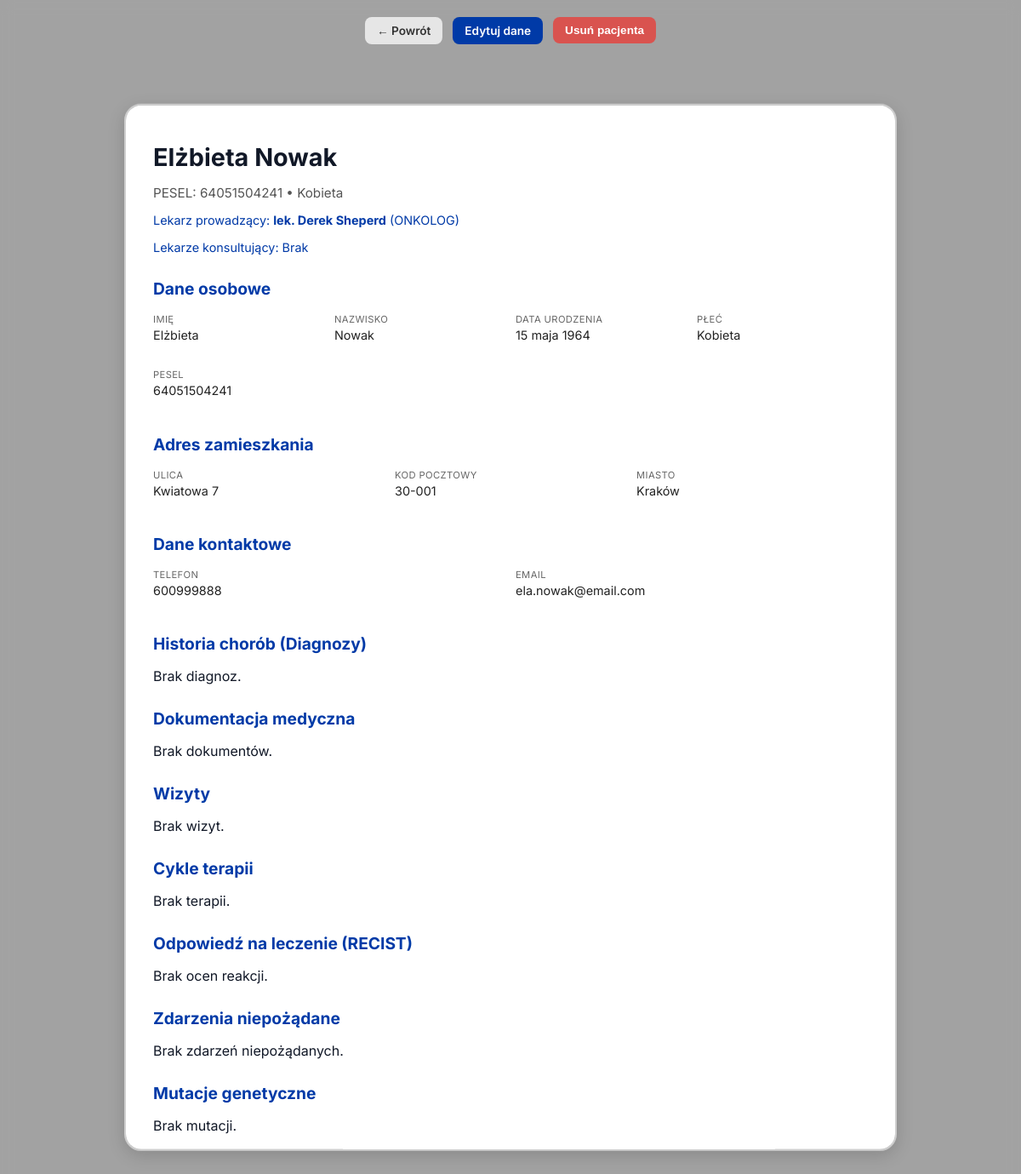
The page /patient/13/ (signed in) on the database as committed earlier.
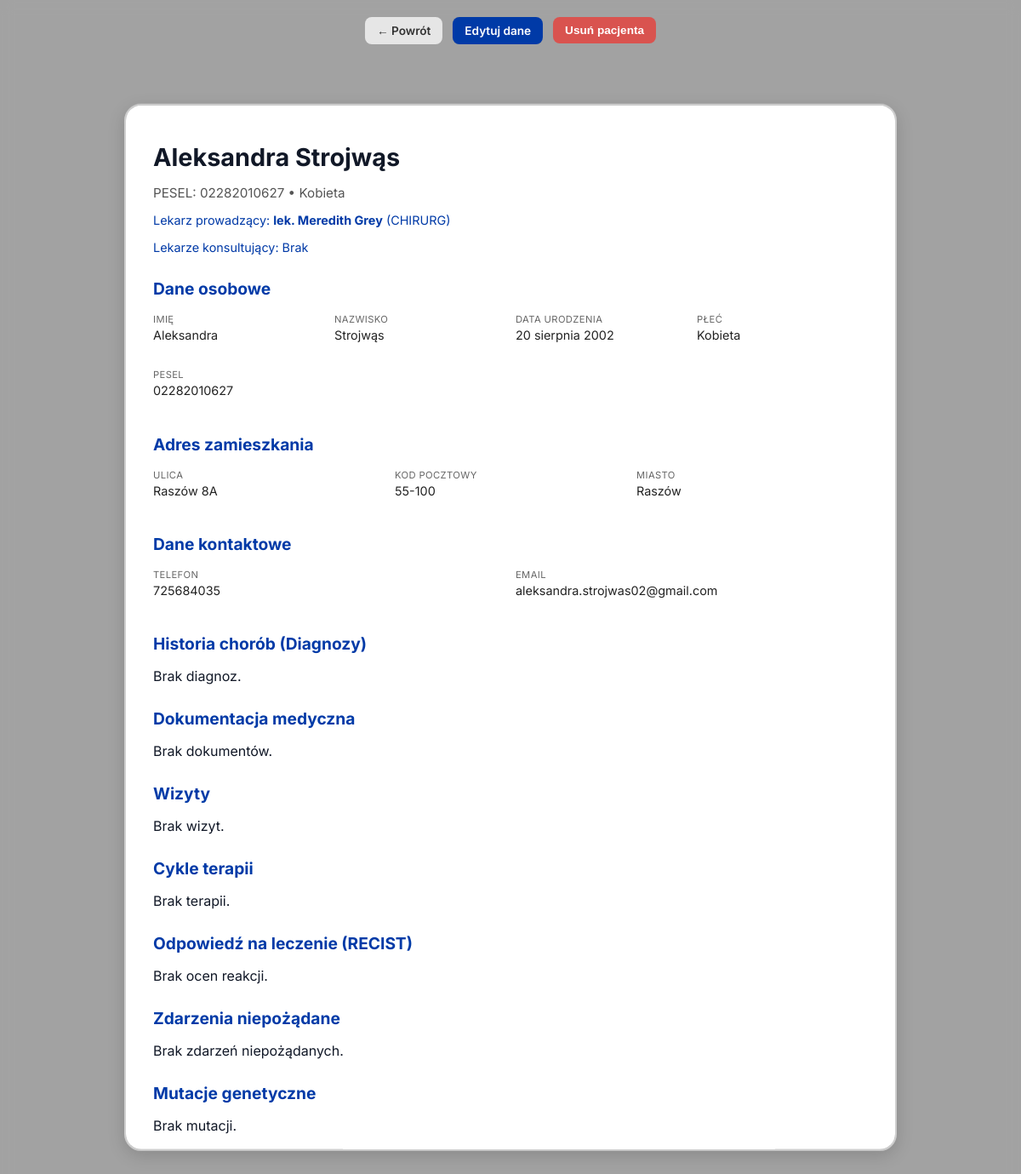
The same page on the database as committed later.
### patient/models.py (models this page shows, shortened)
class Patient(models.Model):
  class Gender(models.TextChoices):
    MALE = 'Mężczyzna','Mężczyzna'
    FEMALE = 'Kobieta','Kobieta'
    OTHER = 'Inna','Inna'
  first_name = models.CharField(max_length=100, verbose_name='Imię')
  last_name = models.CharField(max_length=100,verbose_name='Nazwisko')
  pesel = models.CharField(
    max_length = 11,
    unique = True,
    null = True,
    blank = True,
    validators=[validate_pesel],
    verbose_name = 'PESEL',
    help_text = '11-cyfrowy numer identyfikacyjny'
  )
  date_of_birth = models.DateField(verbose_name='Data urodzenia')
  gender= models.CharField(
    max_length=15,
    choices=Gender.choices,
    default=Gender.MALE,
    verbose_name='Płeć'
  )
  address_street = models.CharField(max_length=200, verbose_name='Ulica i nr domu', blank=True, null=True)
  address_zip_code = models.CharField(
    max_length=6,
    verbose_name='Kod pocztowy',
    blank=True,
    null=True,
    validators=[RegexValidator(r'^\d{2}-\d{3}$', 'Format kodu: XX-XXX')]
  )
  address_city = models.CharField(max_length=100, verbose_name='Miejscowość', blank=True, null=True)
  phone_number = models.CharField(max_length= 15, verbose_name='Numer telefonu',blank=True, null= True)
  email = models.EmailField(verbose_name= 'Email', blank= True, null= True)
  attending_doctor = models.ForeignKey(
    Doctor,
    on_delete=models.SET_NULL,
    null = True,
    blank = True,
    related_name= 'primary_patients',
    verbose_name= 'Lekarz Prowadzący',
  )
  consulting_doctors = models.ManyToManyField(
    Doctor,
    blank= True,
    related_name= 'consultation_patients',
    verbose_name= 'Lekarze konsultujący'
  )
  initial_diagnosis= models.CharField(max_length=250,verbose_name='Wstępna diagnoza (ARCHIWALNE)',blank=True, null=True)
  diagnosis_date = models.DateField(verbose_name='Data diagnozy (ARCHIWALNE)', blank = True, null= True)
  class Meta:
    verbose_name = 'Pacjent'
    verbose_name_plural = 'Pacjenci'

class Doctor(models.Model):
  class Specialization(models.TextChoices):
    ONCOLOGIST = 'ONKOLOG','Onkolog kliniczny'
    ONKOGENETICIST = 'ONKOGENETYK', 'Onkogenetyk'
    RADIOLOGIST = 'RADIOLOG', 'Radiolog'
    PATHOMORPHOLOGIST = 'PATOMORFOLOG', 'Patomorfolog'
    SURGEON = 'CHIRURG', 'Chirurg onkologiczny'
    OTHER = 'INNY', 'Inna specjalizacja'
  user = models.OneToOneField(
    User,
    on_delete=models.CASCADE,
    related_name='doctor_profile',
    null=True,
    blank=True,
    verbose_name='Konto użytkownika'
  )
  first_name = models.CharField(max_length=100,verbose_name='Imię')
  last_name = models.CharField(max_length=100,verbose_name='Nazwisko')
  pwz_number = models.CharField(
    max_length = 7,
    unique = True,
    verbose_name = 'Numer PWZ',
    help_text = '7-cyfrowy numepr prawa wykonywania zawodu'
  )
  specialization = models.CharField(
    max_length = 50,
    choices = Specialization.choices,
    default = Specialization.ONCOLOGIST,
    verbose_name='Specializacja'
  )
  email = models.EmailField(verbose_name='Email służbowy',blank=True,null = True)
  phone = models.CharField(max_length=15,verbose_name='Telefon kontaktowy',blank=True, null=True)
  class Meta:
    verbose_name = 'Lekarz'
    verbose_name_plural = 'Lekarze'

### patient/views.py (the view)
# urls.py: path('patient/<int:pk>/', views.patient_detail, name='patient_detail'),
@login_required(login_url='login')
def patient_detail(request, pk):
    patient = get_object_or_404(Patient, pk=pk)
    editing = request.GET.get("edit") == "1"
    if request.method == "POST":
        form = PatientForm(request.POST, instance=patient)
        if form.is_valid():
            form.save()
            return redirect("patient_detail", pk=pk)
    else:
        form = PatientForm(instance=patient)
    return render(request, "home_page/patient_detail.html", {
        "patient": patient,
        "form": form,
        "editing": editing,
    })

### templates/home_page/patient_detail.html (shortened to what this page needs)
{% load static %}
<!DOCTYPE html>
<html lang="pl">
<head>
    <link rel="stylesheet" href="{% static 'stylesheets/home.css' %}">
    <link rel="stylesheet" href="{% static 'stylesheets/patient_detail.css' %}">
</head>
<body>
<div class="patient-actions">
    <a href="{% url 'home' %}" class="btn-secondary">← Powrót</a>
    {% if not editing %}
        <a href="?edit=1" class="btn-primary">Edytuj dane</a>
    {% endif %}
    <form method="post" action="{% url 'delete_patient' patient.id %}" onsubmit="return confirm('Czy na pewno chcesz usunąć pacjenta?');">
        <button type="submit" class="btn-danger">Usuń pacjenta</button>
    </form>
</div>
<div class="modal-window">
    <div class="patient-card">
        {% if editing %}
        <h2>Edytuj dane pacjenta</h2>
        <form method="post">
            {% csrf_token %}
            {{ form.as_p }}
            <button type="submit" class="btn-primary">Zapisz zmiany</button>
            <a href="{% url 'patient_detail' patient.id %}" class="btn-secondary">Anuluj</a>
        </form>
        {% else %}
        <div class="patient-header">
            <h1>{{ patient.first_name }} {{ patient.last_name }}</h1>
            <p class="patient-meta">
                {% if patient.pesel %}
                    PESEL: {{ patient.pesel }}
                {% else %}
                    Data urodzenia: {{ patient.date_of_birth }}
                {% endif %}
                • {{ patient.gender }}
            </p>
            {% if patient.attending_doctor %}
            <p class="doctor-info">
                Lekarz prowadzący:
                <strong>lek. {{ patient.attending_doctor.first_name }} {{ patient.attending_doctor.last_name }}</strong>
                ({{ patient.attending_doctor.specialization }})
            </p>
            {% endif %}
            <p class="doctor-info">
                Lekarze konsultujący:
                {% for d in patient.consulting_doctors.all %}
                    {{ d.first_name }} {{ d.last_name }}{% if not forloop.last %}, {% endif %}
                {% empty %}
                    Brak
                {% endfor %}
            </p>
        </div>
        <div class="patient-section">
            <h2>Dane osobowe</h2>
            <div class="section-grid">
                <div><label>Imię</label><p>{{ patient.first_name }}</p></div>
                <div><label>Nazwisko</label><p>{{ patient.last_name }}</p></div>
                <div><label>Data urodzenia</label><p>{{ patient.date_of_birth }}</p></div>
                <div><label>Płeć</label><p>{{ patient.gender }}</p></div>
                <div><label>PESEL</label><p>{{ patient.pesel|default:"—" }}</p></div>
            </div>
        </div>
        <div class="patient-section">
            <h2>Adres zamieszkania</h2>
            <div class="section-grid">
                <div><label>Ulica</label><p>{{ patient.address_street|default:"—" }}</p></div>
                <div><label>Kod pocztowy</label><p>{{ patient.address_zip_code|default:"—" }}</p></div>
                <div><label>Miasto</label><p>{{ patient.address_city|default:"—" }}</p></div>
            </div>
        </div>
        <div class="patient-section">
            <h2>Dane kontaktowe</h2>
            <div class="section-grid">
                <div><label>Telefon</label><p>{{ patient.phone_number|default:"—" }}</p></div>
                <div><label>Email</label><p>{{ patient.email|default:"—" }}</p></div>
            </div>
        </div>
        <div class="patient-section">
            <h2>Historia chorób (Diagnozy)</h2>
            {% if patient.diagnoses.all %}
            <table class="patient-table">
                <thead>
                    <tr>
                        <th>Kod ICD</th>
                        <th>Rozpoznanie</th>
                        <th>Data</th>
                        <th>Status</th>
                    </tr>
                </thead>
                <tbody>
                    {% for d in patient.diagnoses.all %}
                    <tr>
                        <td>{{ d.icd_code|default:"—" }}</td>
                        <td>{{ d.name }}</td>
                        <td>{{ d.diagnosis_date }}</td>
                        <td>{{ d.status }}</td>
                    </tr>
                    {% endfor %}
                </tbody>
            </table>
            {% else %}
            <p>Brak diagnoz.</p>
            {% endif %}
        </div>
        <div class="patient-section">
            <h2>Dokumentacja medyczna</h2>
            {% if patient.medical_documents.all %}
            <ul class="document-list">
                {% for doc in patient.medical_documents.all %}
                <li>
                    <strong>{{ doc.name }}</strong> ({{ doc.upload_date|default:"brak daty" }})
                    <br>
                    <small>{{ doc.description|default:"—" }}</small>
                </li>
                {% endfor %}
            </ul>
            {% else %}
            <p>Brak dokumentów.</p>
            {% endif %}
        </div>
        <div class="patient-section">
            <h2>Wizyty</h2>
            {% if patient.appointments.all %}
            <table class="patient-table">
                <thead>
                    <tr>
                        <th>Data</th>
                        <th>Lekarz</th>
                        <th>Rodzaj</th>
                        <th>Status</th>
                    </tr>
                </thead>
                <tbody>
                    {% for a in patient.appointments.all %}
                    <tr>
                        <td>{{ a.date_time }}</td>
                        <td>{{ a.doctor.first_name }} {{ a.doctor.last_name }}</td>
                        <td>{{ a.appointment_type }}</td>
                        <td>{{ a.status }}</td>
                    </tr>
                    {% endfor %}
                </tbody>
            </table>
            {% else %}
            <p>Brak wizyt.</p>
            {% endif %}
        </div>
        <div class="patient-section">
            <h2>Cykle terapii</h2>
            {% if patient.therapy_cycles.all %}
            <table class="patient-table">
                <thead>
                    <tr>
                        <th>Rodzaj terapii</th>
                        <th>Diagnoza</th>
                        <th>Start</th>
                        <th>Koniec</th>
                        <th>Status</th>
                    </tr>
                </thead>
                <tbody>
                    {% for t in patient.therapy_cycles.all %}
                    <tr>
                        <td>{{ t.protocol_name }}</td>
                        <td>{{ t.diagnosis.name|default:"—" }}</td>
                        <td>{{ t.start_date }}</td>
                        <td>{{ t.end_date|default:"—" }}</td>
                        <td>{{ t.status }}</td>
                    </tr>
                    {% endfor %}
                </tbody>
            </table>
            {% else %}
            <p>Brak terapii.</p>
            {% endif %}
        </div>
        <div class="patient-section">
            <h2>Odpowiedź na leczenie (RECIST)</h2>
            {% for cycle in patient.therapy_cycles.all %}
                {% for r in cycle.response_ci.all %}
                <div class="response-item">
                    <strong>{{ r.assessment_date }}</strong> — {{ r.recist_result }}
                    <br>
                    <small>{{ r.notes|default:"—" }}</small>
                </div>
                {% endfor %}
            {% empty %}
            <p>Brak ocen reakcji.</p>
            {% endfor %}
        </div>
        <div class="patient-section">
            <h2>Zdarzenia niepożądane</h2>
            {% for cycle in patient.therapy_cycles.all %}
                {% for e in cycle.adverse_events.all %}
                <div class="event-item">
                    <strong>{{ e.event_date }}</strong> — {{ e.severity }}
                    <br>
                    <small>{{ e.description }}</small>
                </div>
                {% endfor %}
            {% empty %}
            <p>Brak zdarzeń niepożądanych.</p>
            {% endfor %}
        </div>
        <div class="patient-section">
            <h2>Mutacje genetyczne</h2>
            {% if patient.mutations.all %}
            <table class="patient-table">
                <thead>
                    <tr>
                        <th>Gen</th>
                        <th>Typ mutacji</th>
                        <th>VAF</th>
                    </tr>
                </thead>
                <tbody>
                    {% for m in patient.mutations.all %}
                    <tr>
                        <td>{{ m.gene }}</td>
                        <td>{{ m.mutation_type }}</td>
                        <td>{{ m.vaf }}</td>
                    </tr>
                    {% endfor %}
                </tbody>
            </table>
            {% else %}
            <p>Brak mutacji.</p>
            {% endif %}
        </div>
        {% endif %}
    </div>
</div>
</body>
</html>

### static/stylesheets/home.css (style rules this page uses)
:root { --app-bg: #f9fafb; --sidebar-bg: #d9d9d9; --header-bg: #ffffff; --text-primary: #111827; --text-secondary: #4b5563; --accent-color: #003aa7; --border-color: #b6b6b6; --font-sans: 'Inter', system-ui, sans-serif; }
html, body { margin: 0; padding: 0; height: 100%; width: 100%; background-color: var(--app-bg); color: var(--text-primary); font-family: var(--font-sans); }

### static/stylesheets/patient_detail.css (style rules this page uses)
html, body { height: 100%; margin: 0; padding: 0; background: #d9d9d9; overflow: hidden; }
.patient-card { position: fixed; top: 50%; left: 50%; transform: translate(-50%, -50%); width: 70%; max-width: 900px; height: 80vh; background: #ffffff; border-radius: 20px; border: 2px solid #cfcfcf; box-shadow: 0 6px 20px rgba(0,0,0,0.15); padding: 24px 32px; overflow-y: auto; z-index: 300; }
.patient-actions { position: fixed; top: 20px; left: 50%; transform: translateX(-50%); z-index: 400; display: flex; gap: 12px; justify-content: center; width: max-content; white-space: nowrap; }
.patient-actions a, .patient-actions button { padding: 8px 14px; font-size: 0.85rem; border-radius: 8px; font-weight: 600; cursor: pointer; border: none; text-decoration: none; transition: background 0.2s ease; }
.btn-secondary { background: #e6e6e6; color: #333; }
.btn-primary { background: #003aa7; color: white; }
.btn-danger { background: #d9534f; color: white; }
.patient-header h1 { font-size: 1.8rem; margin-bottom: 4px; }
.patient-meta { color: #555; font-size: 0.95rem; margin-bottom: 4px; }
.doctor-info { font-size: 0.9rem; color: #003aa7; }
.patient-section { margin-top: 28px; }
.patient-section h2 { font-size: 1.2rem; margin-bottom: 12px; color: #003aa7; }
.section-grid { display: grid; grid-template-columns: repeat(auto-fit, minmax(180px, 1fr)); gap: 12px; }
.section-grid label { font-size: 0.7rem; color: #666; text-transform: uppercase; letter-spacing: 0.4px; }
.section-grid p { font-size: 0.9rem; margin-top: 2px; color: #222; }

Rows that differ between the two databases and show on the page:
changed Patient "Kobieta": first_name "Elżbieta" → "Aleksandra"; last_name "Nowak" → "Strojwąs"; pesel "64051504241" → "02282010627"; attending_doctor.first_name "Derek" → "Meredith"; attending_doctor.last_name "Sheperd" → "Grey"; attending_doctor.specialization "ONKOLOG" → "CHIRURG"; date_of_birth "15 maja 1964" → "20 sierpnia 2002"; address_street "Kwiatowa 7" → "Raszów 8A"; address_zip_code "30-001" → "55-100"; address_city "Kraków" → "Raszów"; phone_number "600999888" → "725684035"; email "ela.nowak@email.com" → "aleksandra.strojwas02@gmail.com"
